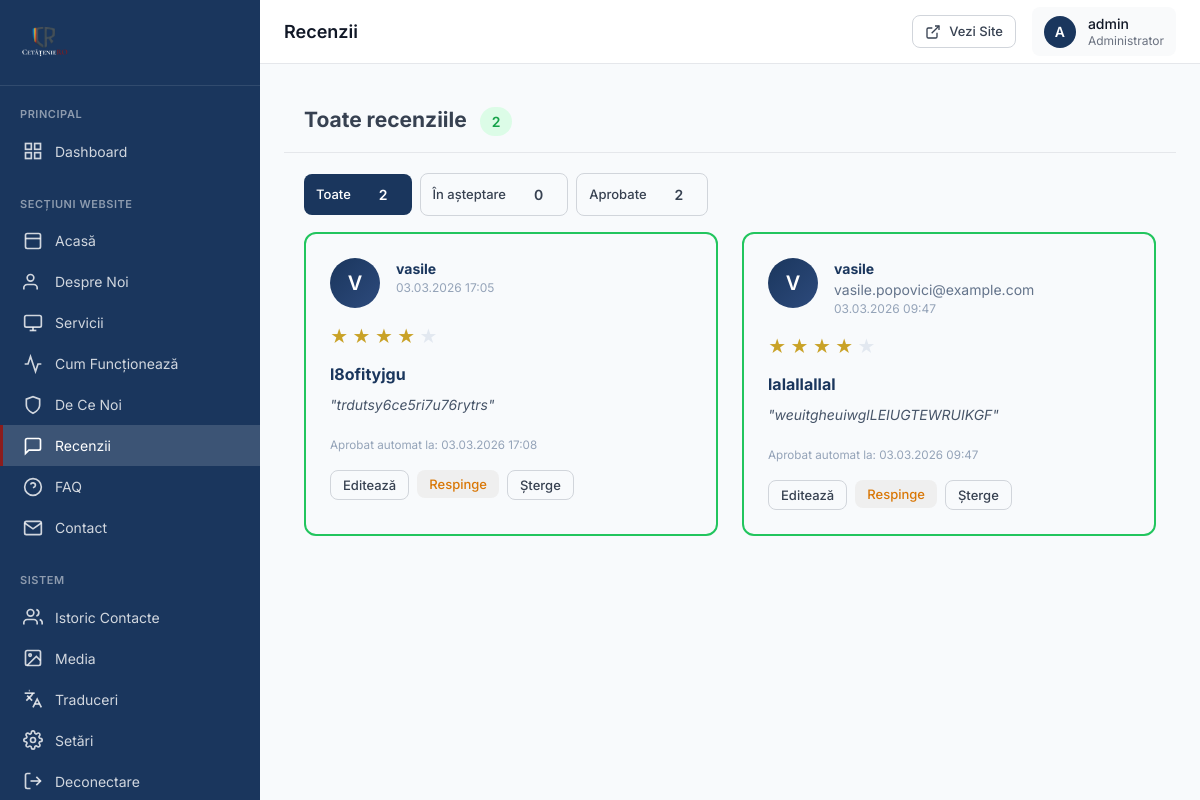
Screenshot of /admin/sections/reviews.php (signed in) with the database file from the repository.
### tables this page shows
CREATE TABLE `reviews` (
  `id` int(10) UNSIGNED NOT NULL,
  `name` varchar(80) NOT NULL COMMENT 'Numele utilizatorului',
  `email` varchar(120) NOT NULL COMMENT 'Adresa de email',
  `title` varchar(100) NOT NULL COMMENT 'Titlul recenziei',
  `message` text NOT NULL COMMENT 'Textul recenziei',
  `rating` tinyint(3) UNSIGNED NOT NULL COMMENT 'Rating 1-5 stele',
  `approved` tinyint(1) NOT NULL DEFAULT 0 COMMENT '0=??n a??teptare, 1=aprobat, 2=respins',
  `ip_address` varchar(45) DEFAULT NULL COMMENT 'IP-ul utilizatorului',
  `user_agent` varchar(255) DEFAULT NULL COMMENT 'Browser-ul utilizatorului',
  `created_at` timestamp NOT NULL DEFAULT current_timestamp() COMMENT 'Data trimiterii',
  `approved_at` timestamp NULL DEFAULT NULL COMMENT 'Data aprob??rii'
);

### admin/sections/reviews.php (the view, shortened to what this page needs)
<?php
require_once '../../config.php';
$filter = $_GET['filter'] ?? 'all';
$pendingCount = $pdo->query("SELECT COUNT(*) FROM reviews WHERE approved = 0")->fetchColumn();
$approvedCount = $pdo->query("SELECT COUNT(*) FROM reviews WHERE approved = 1")->fetchColumn();
if ($filter === 'pending') {
    $allReviews = $pdo->query("SELECT * FROM reviews WHERE approved = 0 ORDER BY created_at DESC")->fetchAll(PDO::FETCH_ASSOC);
} elseif ($filter === 'approved') {
    $allReviews = $pdo->query("SELECT * FROM reviews WHERE approved = 1 ORDER BY created_at DESC")->fetchAll(PDO::FETCH_ASSOC);
} else {
    $allReviews = $pdo->query("SELECT * FROM reviews ORDER BY created_at DESC")->fetchAll(PDO::FETCH_ASSOC);
}
include '../includes/header.php';
?>
<div class="content-card">
    <div class="card-header">
        <h2>Toate recenziile <span class="badge badge-success"><?php echo count($allReviews); ?></span></h2>
    </div>
    <div class="card-body">
            <div class="admin-tabs" style="margin-bottom:1rem; display:flex; gap:0.5rem; align-items:center;">
                <a href="reviews.php?filter=all" class="btn btn-sm <?php echo $filter==='all' ? 'btn-primary' : 'btn-outline'; ?>">Toate <span class="badge"><?php echo $pdo->query("SELECT COUNT(*) FROM reviews")->fetchColumn(); ?></span></a>
                <a href="reviews.php?filter=pending" class="btn btn-sm <?php echo $filter==='pending' ? 'btn-primary' : 'btn-outline'; ?>">În așteptare <span class="badge"><?php echo $pendingCount; ?></span></a>
                <a href="reviews.php?filter=approved" class="btn btn-sm <?php echo $filter==='approved' ? 'btn-primary' : 'btn-outline'; ?>">Aprobate <span class="badge"><?php echo $approvedCount; ?></span></a>
            </div>
        <?php if (empty($allReviews)): ?>
            <div class="empty-state"><p>Nu există încă recenzii.</p></div>
        <?php else: ?>
            <div class="reviews-grid">
                <?php foreach ($allReviews as $review): ?>
                <div class="review-card <?php echo $review['approved'] ? 'approved' : 'pending'; ?>">
                    <div class="review-header">
                        <div class="review-avatar"><?php echo strtoupper(substr($review['name'], 0, 1)); ?></div>
                        <div>
                            <strong><?php echo htmlspecialchars($review['name']); ?></strong>
                            <span><?php echo htmlspecialchars($review['email']); ?></span>
                            <span class="review-date"><?php echo date('d.m.Y H:i', strtotime($review['created_at'])); ?></span>
                        </div>
                    </div>
                    <div class="review-rating">
                        <?php for ($i = 1; $i <= 5; $i++): ?>
                            <span class="star <?php echo $i <= $review['rating'] ? 'filled' : ''; ?>">★</span>
                        <?php endfor; ?>
                    </div>
                    <?php if (!empty($review['title'])): ?>
                    <h4 class="review-title"><?php echo htmlspecialchars($review['title']); ?></h4>
                    <?php endif; ?>
                    <p class="review-message">"<?php echo htmlspecialchars($review['message']); ?>"</p>
                    <?php if (!empty($review['approved_at'])): ?>
                        <div class="review-meta">
                            <small>Aprobat automat la: <?php echo date('d.m.Y H:i', strtotime($review['approved_at'])); ?></small>
                        </div>
                    <?php elseif (!$review['approved']): ?>
                        <div class="review-meta">
                            <small>Status: neaprobat (sistem vechi)</small>
                        </div>
                    <?php endif; ?>
                    <div class="review-actions">
                        <button type="button" class="btn btn-sm btn-outline"
                                onclick="editReview(<?php echo htmlspecialchars(json_encode($review)); ?>)">Editează</button>
                        <?php if (empty($review['approved']) || $review['approved'] == 0): ?>
                        <form method="POST" style="display:inline" onsubmit="return confirm('Aprobați această recenzie?')">
                            <input type="hidden" name="csrf_token" value="<?php echo generateCSRFToken(); ?>">
                            <input type="hidden" name="action" value="approve_review">
                            <input type="hidden" name="review_id" value="<?php echo $review['id']; ?>">
                            <button type="submit" class="btn btn-sm btn-success">Aprobă</button>
                        </form>
                        <?php else: ?>
                        <form method="POST" style="display:inline" onsubmit="return confirm('Doriți să respingeți (dezaprobe) această recenzie?')">
                            <button type="submit" class="btn btn-sm btn-warning">Respinge</button>
                        </form>
                        <?php endif; ?>
                        <form method="POST" style="display:inline" onsubmit="return confirmDelete()">
                            <button type="submit" class="btn btn-sm btn-outline btn-danger">Șterge</button>
                        </form>
                    </div>
                </div>
                <?php endforeach; ?>
            </div>
        <?php endif; ?>
    </div>
</div>
<?php include '../includes/footer.php'; ?>

### admin/assets/css/admin.css (style rules this page uses)
:root { --admin-primary: #1a365d; --admin-primary-dark: #0f2341; --admin-primary-light: #2c5282; --admin-accent: #8b1c1c; --admin-accent-light: #a52a2a; --admin-success: #10b981; --admin-warning: #f59e0b; --admin-error: #ef4444; --admin-info: #3b82f6; --admin-bg: #f8fafc; --admin-white: #ffffff; --admin-gray-50: #f9fafb; --admin-gray-100: #f3f4f6; --admin-gray-200: #e5e7eb; --admin-gray-300: #d1d5db; --admin-gray-400: #9ca3af; --admin-gray-500: #6b7280; --admin-gray-600: #4b5563; --admin-gray-700: #374151; --admin-gray-800: #1f2937; --admin-gray-900: #111827; --admin-sidebar-width: 260px; --admin-header-height: 64px; --admin-radius: 8px; --admin-radius-lg: 12px; --admin-shadow: 0 1px 3px rgba(0,0,0,0.1); --admin-shadow-lg: 0 10px 25px rgba(0,0,0,0.1); --admin-font: 'Inter', -apple-system, BlinkMacSystemFont, sans-serif; }
* { box-sizing: border-box; margin: 0; padding: 0; }
body { font-family: var(--admin-font); font-size: 14px; line-height: 1.5; color: var(--admin-gray-700); background-color: var(--admin-bg); }
a { color: var(--admin-primary); text-decoration: none; }
.btn { display: inline-flex; align-items: center; justify-content: center; gap: 8px; padding: 10px 20px; border: none; border-radius: var(--admin-radius); font-size: 14px; font-weight: 500; font-family: inherit; cursor: pointer; transition: all 0.2s; }
.btn-primary { background: var(--admin-primary); color: var(--admin-white); }
.btn-danger { background: var(--admin-error); color: var(--admin-white); }
.btn-outline { background: transparent; border: 1px solid var(--admin-gray-300); color: var(--admin-gray-700); }
.btn-sm { padding: 6px 12px; font-size: 13px; }
.card-header { padding: 16px 20px; border-bottom: 1px solid var(--admin-gray-200); display: flex; align-items: center; justify-content: space-between; }
.card-body { padding: 20px; }
.badge { display: inline-flex; align-items: center; padding: 4px 10px; border-radius: 20px; font-size: 12px; font-weight: 600; white-space: nowrap; }
.badge-success { background: rgba(16, 185, 129, 0.1); color: var(--admin-success); }

### admin/sections/reviews.php (style rules this page uses)
.badge { display: inline-block; padding: 0.25rem 0.75rem; border-radius: 20px; font-size: 0.875rem; font-weight: 600; margin-left: 0.5rem; }
.badge-success { background: #dcfce7; color: #16a34a; }
.reviews-grid { display: grid; grid-template-columns: repeat(auto-fill, minmax(350px, 1fr)); gap: 1.5rem; }
.review-card { background: #f8fafc; border-radius: 12px; padding: 1.5rem; border: 2px solid #e2e8f0; }
.review-card.approved { border-color: #22c55e; }
.review-header { display: flex; align-items: flex-start; gap: 1rem; margin-bottom: 1rem; }
.review-avatar { width: 50px; height: 50px; border-radius: 50%; background: linear-gradient(135deg, #1a365d, #2d4a7c); color: white; display: flex; align-items: center; justify-content: center; font-weight: 600; font-size: 1.25rem; flex-shrink: 0; }
.review-header strong { display: block; color: #1a365d; }
.review-header span { display: block; font-size: 0.875rem; color: #64748b; }
.review-date { font-size: 0.75rem !important; color: #94a3b8 !important; }
.review-rating { margin-bottom: 0.75rem; }
.star { color: #e2e8f0; font-size: 1.1rem; }
.star.filled { color: #c9a227; }
.review-title { color: #1a365d; margin: 0 0 0.5rem 0; font-size: 1rem; }
.review-message { color: #475569; font-style: italic; margin: 0 0 1rem 0; line-height: 1.6; }
.review-meta { margin-bottom: 1rem; color: #94a3b8; }
.review-actions { display: flex; gap: 0.5rem; flex-wrap: wrap; }
.btn-warning { color: #d97706; border-color: #d97706; }

### rows the page displays
reviews: name "V", name "vasile", created_at "03.03.2026 17:05", title "l8ofityjgu", message "trdutsy6ce5ri7u76rytrs", approved_at "03.03.2026 17:08"
reviews: name "V", name "vasile", email "vasile.popovici@example.com", created_at "03.03.2026 09:47", title "lalallallal", message "weuitgheuiwglLEIUGTEWRUIKGF", approved_at "03.03.2026 09:47"

### other values shown
$pageTitle "Recenzii"
substr($_SESSION['admin_user'] ?? 'A', 0, 1) "A"
$_SESSION['admin_user'] "admin"
count($allReviews) "2"
$pdo->query("SELECT COUNT(*) FROM reviews")->fetchColumn() "2"
$pendingCount "0"
$approvedCount "2"
